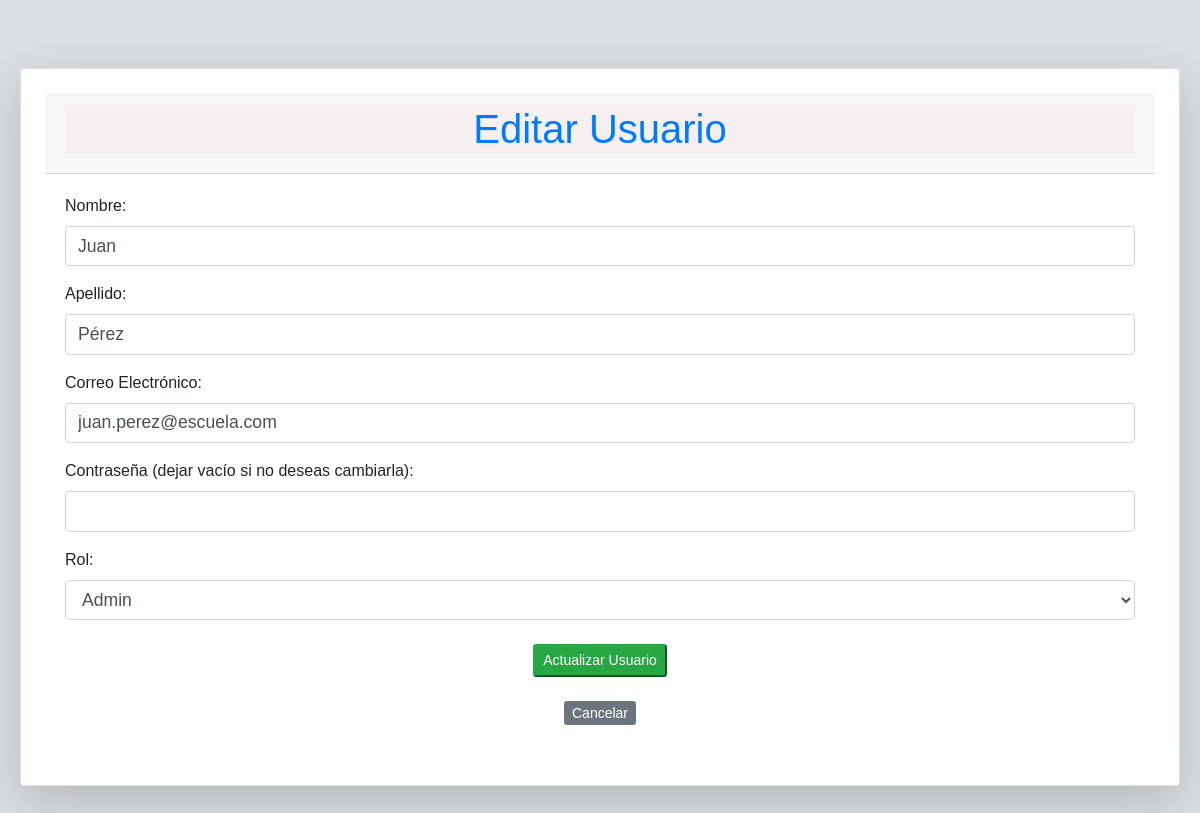
Screenshot of /routers/usuariosRouter.php?action=edit&id=1 (signed in) with the database file from the repository.
### tables this page shows
CREATE TABLE usuarios (
    id_usuario INT AUTO_INCREMENT PRIMARY KEY,
    nombre VARCHAR(100) NOT NULL,
    apellido VARCHAR(100) NOT NULL,
    correo VARCHAR(100) NOT NULL UNIQUE,
    password VARCHAR(255) NOT NULL,
    id_rol INT NOT NULL,
    FOREIGN KEY (id_rol) REFERENCES roles(id_rol) ON DELETE RESTRICT
);

CREATE TABLE roles (
    id_rol INT AUTO_INCREMENT PRIMARY KEY,
    nombre VARCHAR(50) NOT NULL UNIQUE
);

### controllers/usuarioController.php (called while the page is built, shortened)
<?php
require_once(dirname(__FILE__) . '/../config/conf.php');
require_once(dirname(__FILE__) . '/../models/usuariosModel.php');
class UsuarioController
{
    private $usuario;
    public function __construct()
    {
        $database = new Conexion();
        $this->db = $database->Conectar();
        $this->usuario = new Usuario($this->db);
    }
    public function edit($id_usuario)
    {
        $this->usuario->id_usuario = $id_usuario;
        $this->usuario->get_usuario_by_id();
        $roles = $this->usuario->get_roles();
        include(dirname(__FILE__) . '/../views/usuario/updateUsuario.php');
    }
}
?>

### routers/usuariosRouter.php (called while the page is built, shortened)
<?php
require_once '../controllers/usuarioController.php';
$action = isset($_GET['action']) ? $_GET['action'] : '';
$id = isset($_GET['id']) ? $_GET['id'] : '';
$controller = new usuarioController();
switch ($action) {
    case 'edit':
        if ($id) {
            $controller->edit($id);
        } else {
            $controller->index();
        }
        break;
}
?>

### config/conf.php (called while the page is built, shortened)
<?php
class Conexion {
    private $host = "localhost";
    private $db = "escuela_sv";
    private $user = "root";
    private $pwd = "1234";
    public function Conectar() {
        $this->conn = null;
        try {
            $this->conn = new PDO("mysql:host=" . $this->host . ";dbname=" . $this->db, $this->user, $this->pwd);
            $this->conn->setAttribute(PDO::ATTR_ERRMODE, PDO::ERRMODE_EXCEPTION);
        } catch (PDOException $exec) {
            echo "Error en la conexión: " . $exec->getMessage();
        }
        return $this->conn;
    }
}
?>

### models/usuariosModel.php (called while the page is built, shortened)
<?php
class Usuario
{
    private $conn;
    private $table_name = "usuarios";
    public $id_usuario;
    public function __construct($db)
    {
        $this->conn = $db;
    }
    public function get_usuario_by_id()
    {
        $query = "SELECT * FROM " . $this->table_name . " WHERE id_usuario = :id_usuario";
        $result = $this->conn->prepare($query);
        $result->bindParam(":id_usuario", $this->id_usuario);
        $result->execute();
        $row = $result->fetch(PDO::FETCH_ASSOC);
        $this->nombre = $row['nombre'];
        $this->apellido = $row['apellido'];
        $this->correo = $row['correo'];
        $this->id_rol = $row['id_rol'];
    }
    public function get_roles()
    {
        $query = "SELECT id_rol, nombre FROM roles";
        $result = $this->conn->prepare($query);
        $result->execute();
        return $result->fetchAll(PDO::FETCH_ASSOC);
    }
}
?>

### views/usuario/updateUsuario.php (the view, shortened to what this page needs)
<!DOCTYPE html>
<html lang="es">
<head>
    <link rel="stylesheet" href="https://stackpath.bootstrapcdn.com/bootstrap/4.5.2/css/bootstrap.min.css">
    <link rel="stylesheet" href="../views/css/usuarioResponsive.css">
</head>
<body>
    <div class="container mt-5 mb-5">
        <div class="card shadow-lg p-4">
            <div class="card-header text-center">
                <h2 class="text-primary">Editar Usuario</h2>
            </div>
            <div class="card-body">
                <form action="../routers/usuariosRouter.php?action=edit&id=<?= $this->usuario->id_usuario ?>" method="POST">
                    <div class="form-group">
                        <label for="nombre">Nombre:</label>
                        <input type="text" class="form-control" name="nombre" value="<?= htmlspecialchars($this->usuario->nombre) ?>" required>
                    </div>
                    <div class="form-group">
                        <label for="apellido">Apellido:</label>
                        <input type="text" class="form-control" name="apellido" value="<?= htmlspecialchars($this->usuario->apellido) ?>" required>
                    </div>
                    <div class="form-group">
                        <label for="correo">Correo Electrónico:</label>
                        <input type="email" class="form-control" name="correo" value="<?= htmlspecialchars($this->usuario->correo) ?>" required>
                    </div>
                    <div class="form-group">
                        <label for="password">Contraseña (dejar vacío si no deseas cambiarla):</label>
                        <input type="password" class="form-control" name="password">
                    </div>
                    <div class="form-group">
                        <label for="id_rol">Rol:</label>
                        <select class="form-control" name="id_rol" required>
                            <?php foreach ($roles as $rol): ?>
                                <option value="<?= $rol['id_rol'] ?>" <?= $rol['id_rol'] == $this->usuario->id_rol ? 'selected' : '' ?>>
                                    <?= htmlspecialchars($rol['nombre']) ?>
                                </option>
                            <?php endforeach; ?>
                    </select>
                    </div>
                    <div class="form-group text-center mt-4">
                        <button type="submit" class=" btn-success btn-sm mx-2">Actualizar Usuario</button><br><br>
                        <a href="../routers/usuariosRouter.php" class=" btn-secondary btn-sm">Cancelar</a>
                    </div>
                </form>
            </div>
        </div>
    </div>
</body>
</html>

### views/css/usuarioResponsive.css (style rules this page uses)
body { font-family: Arial, sans-serif; background-color: #dcdfe2; }
h2, h4 { background-color: rgb(245, 239, 239); text-align: center; color: #007bff; }
.form-control { font-size: 1em; }
@media (min-width: 769px) { .container { padding: 20px; } }
@media (min-width: 769px) { h2, h4 { font-size: 2em; } }
@media (min-width: 769px) { .card { margin: auto; } }
@media (min-width: 769px) { .form-control, .table { font-size: 1em; } }
@media (min-width: 992px) { .container { max-width: 1200px; } }
@media (min-width: 992px) { h2, h4 { font-size: 2.25em; } }
@media (min-width: 992px) { .form-control, .table { font-size: 1em; } }
@media (min-width: 1200px) { .container { max-width: 1400px; } }
@media (min-width: 1200px) { h2, h4 { font-size: 2.5em; } }
@media (min-width: 1200px) { .form-control { font-size: 1.1em; } }

### rows the page displays
usuarios: nombre "Juan", apellido "Pérez", correo "juan.perez@escuela.com", id_rol "Admin"
